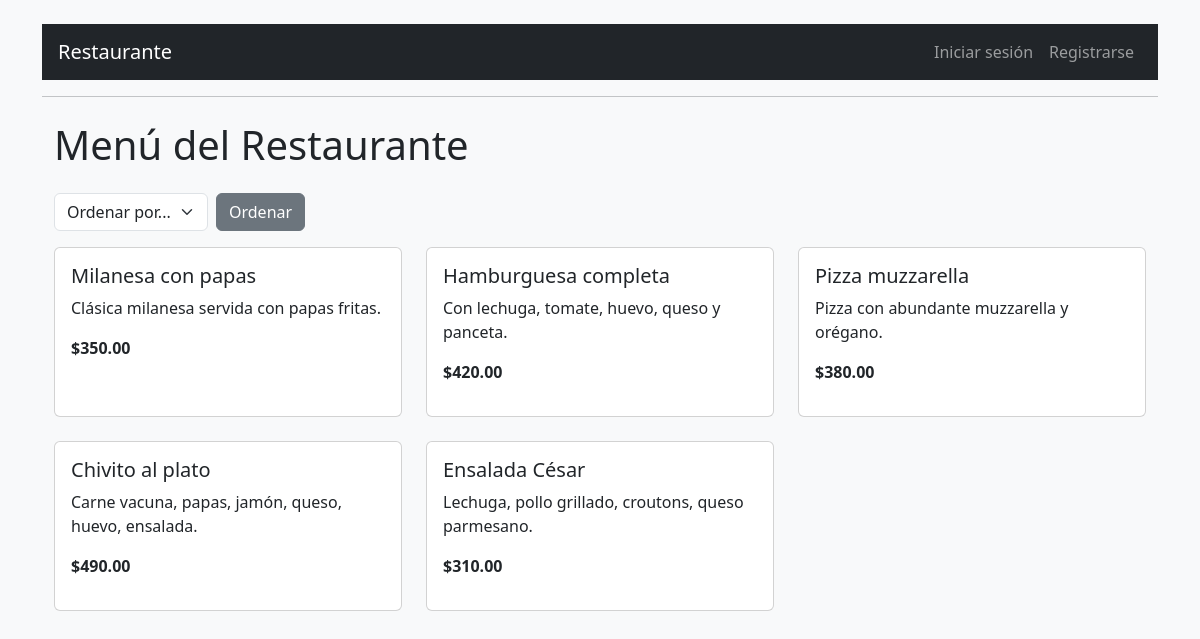
The page / on the database its author committed.
### tables this page shows
CREATE TABLE IF NOT EXISTS menu (
    id INT AUTO_INCREMENT PRIMARY KEY,
    nombre VARCHAR(100) NOT NULL,
    descripcion TEXT NOT NULL,
    precio DECIMAL(10, 2) NOT NULL,
    creado_en DATETIME DEFAULT CURRENT_TIMESTAMP
);

### index.php (the view, shortened to what this page needs)
<?php
include 'includes/head.php';
include 'includes/navbar.php';
require 'database/db.php';
$stmt = $pdo->query("SELECT * FROM menu ORDER BY creado_en DESC");
$menuItems = $stmt->fetchAll();
?>
<div class="container mt-4">
  <h1 class="mb-4">Menú del Restaurante</h1>
  <form method="GET" class="mb-3 d-flex gap-2">
    <select name="ordenar" class="form-select w-auto">
      <option value="">Ordenar por...</option>
    </select>
    <button class="btn btn-secondary" type="submit">Ordenar</button>
  </form>
  <div class="row row-cols-1 row-cols-md-2 row-cols-lg-3 g-4">
    <?php foreach ($menuItems as $item): ?>
      <div class="col">
        <div class="card h-100">
          <div class="card-body">
            <h5 class="card-title"><?= htmlspecialchars($item['nombre']) ?></h5>
            <p class="card-text"><?= htmlspecialchars($item['descripcion']) ?></p>
            <p><strong>$<?= number_format($item['precio'], 2) ?></strong></p>
          </div>
        </div>
      </div>
    <?php endforeach; ?>
  </div>
</div>

### includes/head.php (shortened to what this page needs)
<!DOCTYPE html>
<html lang="es">
<head>
  <link href="https://cdn.jsdelivr.net/npm/bootstrap@5.3.3/dist/css/bootstrap.min.css" rel="stylesheet">
</head>
<body class="bg-light">
  <div class="container py-4">

### includes/navbar.php (shortened to what this page needs)
<?php
$rol = $_SESSION['usuario_rol'] ?? null;
$nombre = $_SESSION['usuario_nombre'] ?? null;
?>
<link href="https://cdn.jsdelivr.net/npm/bootstrap@5.3.0/dist/css/bootstrap.min.css" rel="stylesheet">
<nav class="navbar navbar-expand-lg navbar-dark bg-dark px-3">
  <a class="navbar-brand" href="/restaurante/index.php">Restaurante</a>
  <div class="collapse navbar-collapse" id="navbarNav">
    <ul class="navbar-nav">
      <?php if ($rol): ?>
        <li class="nav-item text-white me-2 d-flex align-items-center">
          <span>👋 Hola, <strong><?= htmlspecialchars($nombre) ?></strong></span>
        </li>
        <li class="nav-item"><a class="nav-link" href="/restaurante/logout.php">Cerrar sesión</a></li>
      <?php else: ?>
        <li class="nav-item"><a class="nav-link" href="/restaurante/login.php">Iniciar sesión</a></li>
        <li class="nav-item"><a class="nav-link" href="/restaurante/register.php">Registrarse</a></li>
      <?php endif; ?>
    </ul>
  </div>
</nav>
<hr>

### rows shown on the page
menu: nombre "Milanesa con papas", descripcion "Clásica milanesa servida con papas fritas.", precio "350.00"
menu: nombre "Hamburguesa completa", descripcion "Con lechuga, tomate, huevo, queso y panceta.", precio "420.00"
menu: nombre "Pizza muzzarella", descripcion "Pizza con abundante muzzarella y orégano.", precio "380.00"
menu: nombre "Chivito al plato", descripcion "Carne vacuna, papas, jamón, queso, huevo, ensalada.", precio "490.00"
menu: nombre "Ensalada César", descripcion "Lechuga, pollo grillado, croutons, queso parmesano.", precio "310.00"
